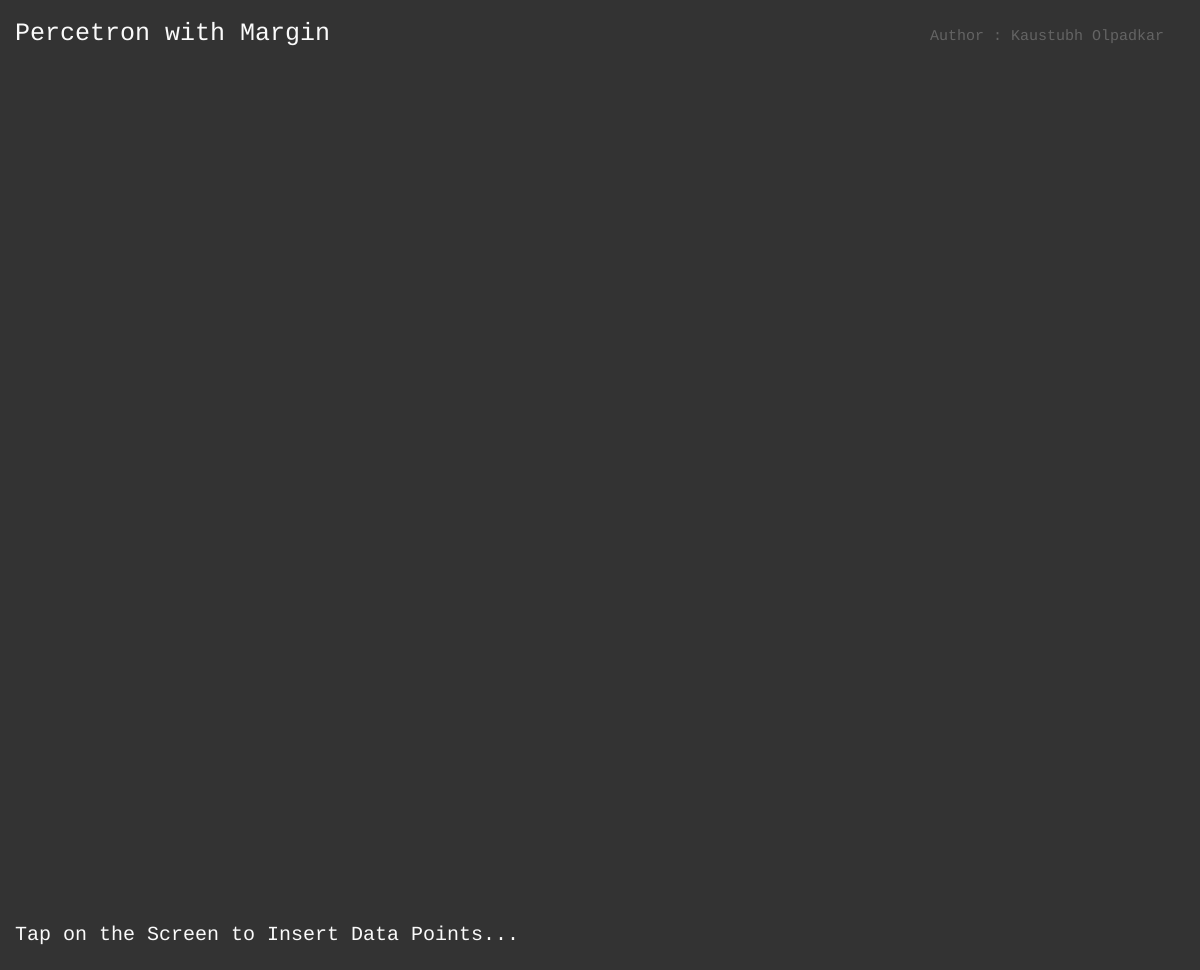
Frame 1 (no input)
Frame 60 (no input): identical to frame 1, image omitted
Frame 120 (the mouse pressed at the canvas centre since frame 60): identical to frame 1, image omitted

The p5.js sketch that drew this single still picture (run headless with seeded random() and noise() and a simulated clock; from frame 60 on, the mouse is pressed at the canvas centre):

// p5.js sketch
// ── sketch.js
instruction = "Tap on the Screen to Insert Data Points...";

var epsilonSlider, epsilonSpan;
var minPointsSlider;
var changeColor;

// Data
X1 = [];
X2 = [];
Y  = [];

// Hyperparameters
b = 0.0;
w1 = 0.0;
w2 = 0.0;

var threshold = 100.0;
var learning_rate = 0.1;

// Parameters
var x1, x2;
var y1, y2;
var m, b;
var type = 1;

var flag = false;

function setup() {
  createCanvas(windowWidth, windowHeight - 30);

  createSpan("  |  ");
  createSpan("Learning Rate : ");
  epsilonSlider = createSlider(0, 100, 10);
  epsilonSpan = createSpan(epsilonSlider.value());
  createSpan("  |  ");
  createSpan("Threshold : ");
  minPointsSlider = createSlider(0, 300, 100);
  minPointsSpan = createSpan(epsilonSlider.value());
  createSpan("  |  ");
  changeColor = createButton("Change Color");
  changeColor.mousePressed(swap);
  createSpan("  |  ");
  train = createButton("Start Training");
  train.mousePressed(function(){
    flag = true;
  });

}

function draw() {
  background(51);

  learning_rate = epsilonSlider.value() / 1000;
  epsilonSpan.html(learning_rate.toString());
  threshold = minPointsSlider.value();
  minPointsSpan.html(threshold.toString());

  fill(250);
  noStroke();
  textFont('monospace');
  textSize(25);
  text("Percetron with Margin", 15, 40);
  textSize(20);
  text(instruction, 15, windowHeight - 60);
  fill(100);
  textSize(15);
  text("Author : Kaustubh Olpadkar", windowWidth - 270, 40);

  noStroke();
  for (var i = 0; i < X1.length; i++) {
    Y[i] == 1 ? fill(255, 0, 0) : fill(0, 0, 255);
    ellipse(X1[i], X2[i], 8, 8);
  }

  if (flag) {
    fit();
  }

  drawLine();
  stroke(255, 0, 255);
  line(x1, y1 + threshold, x2, y2 + threshold);
  line(x1, y1 - threshold, x2, y2 - threshold);

  stroke(255, 255, 0);
  line(x1, y1, x2, y2);
}

function mouseClicked () {
  X1.push(mouseX);
  X2.push(mouseY);
  Y.push(type);
}

function swap() {
  type = -type;
}

function activate (y, threshold) {
  if (y > threshold) {
    return 1;
  } else if (y <= -threshold) {
    return -1;
  }
  return 0;
}

function fit () {
  for (var i = 0; i < X1.length; i++) {
    y = w1 * X1[i] + w2 * X2[i] + b;
    y = activate(y, threshold);

    console.log(" " + y + " " + Y[i]);

    if (y != Y[i]) {
      console.log("Here");

      var x1 = map(X1[i], 0, width, 0, 1);
      var x2 = map(X2[i], 0, height, 0, 1);

      w1 += learning_rate * Y[i] * x1;
      w2 += learning_rate * Y[i] * x2;
      b  += learning_rate * Y[i];
    }
  }
}

function keyPressed () {
  if (keyCode === ENTER) {
    swap()
  } else if (keyCode === ESCAPE) {
    flag = true;
    //fit ();
  }
}

function drawLine () {
  x1 = 0;
  x2 = width;

  m = - (w1 / w2);
  c = - (b / w2);

  y1 = m * x1 + c;
  y2 = m * x2 + c;
}
